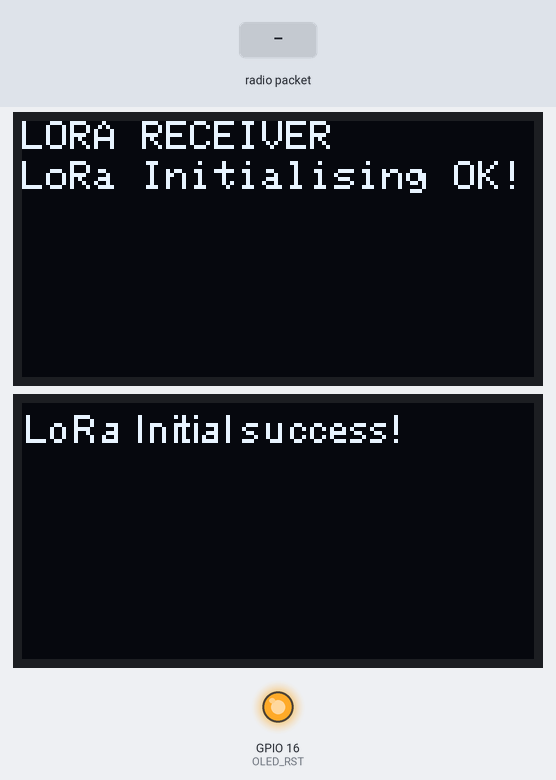
The sketch below on a simulated ESP32. Shown: 2 × 128×64 one-colour display, output pins drawn as LEDs (lit = HIGH). The test bench sets the inputs (shaded band). What the sketch prints to the serial monitor is not drawn.

Above: at 1.6 s.
1.7 s: radio packet "1" arrives
At 4.5 s:
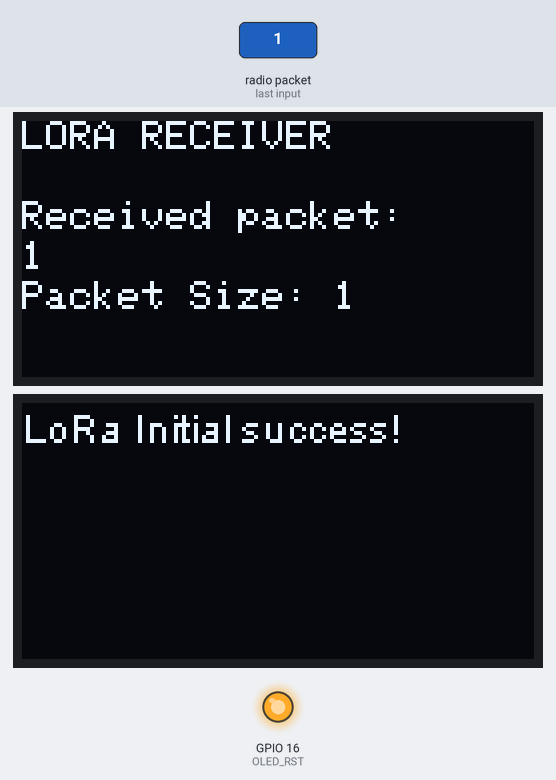
4.7 s: radio packet "0" arrives
At 7.5 s:
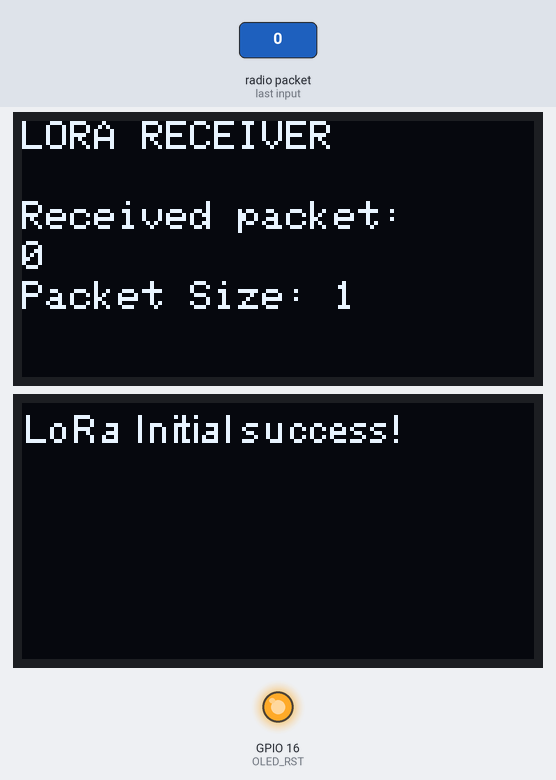
7.7 s: radio packet "2" arrives
Timing chart, 0 to 10.7 s (numbered marks = the images above; inputs shaded):
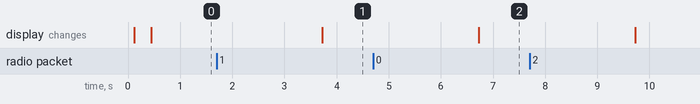

Measured:
- after the input at 1.7 s, the display: changes after 2.0 s (image 1)
- after the input at 4.7 s, the display: changes after 2.0 s (image 2)

The sketch:

loraesp32Rec.ino
```cpp
#include <SPI.h>
#include <heltec.h>
#include <Wire.h>
#include <Adafruit_GFX.h>
#include <Adafruit_SSD1306.h>

//LoRa Pins
#define SCK 5
#define MISO 19
#define MOSI 27
#define SS 18
#define RST 14
#define DIO0 26

#define BAND 868E6

//OLED pins
#define OLED_SDA 4
#define OLED_SCL 15
#define OLED_RST 16
#define SCREEN_WIDTH 128
#define SCREEN_HEIGHT 64

Adafruit_SSD1306 display(SCREEN_WIDTH, SCREEN_HEIGHT, &Wire, OLED_RST);

String LoRaData;

void setup(){
    pinMode(OLED_RST, OUTPUT);
    digitalWrite(OLED_RST, LOW);
    delay(20);
    digitalWrite(OLED_RST, HIGH);

    //initialize OLED
    Wire.begin(OLED_SDA, OLED_SCL);
    if(!display.begin(SSD1306_SWITCHCAPVCC, 0x3c, false, false)) { // Address 0x3C for 128x32
        Serial.println(F("SSD1306 allocation failed"));
        for(;;);
    }

    display.clearDisplay();
    display.setTextSize(1);
    display.setCursor(0,0);
    display.print("LORA RECEIVER ");
    display.display();

    //initialize Serial Monitor
    Serial.begin(115200);

    //SPI LoRa pins
    SPI.begin(SCK, MISO, MOSI, SS);
    //setup LoRa transceiver module
    //LoRa.setPins(SS, RST, DIO0);

    Heltec.begin(true , true , true , true , BAND);

    LoRa.setSpreadingFactor(7);
    LoRa.setSignalBandwidth(125E3);
    LoRa.setCodingRate4(5);
    LoRa.setPreambleLength(8);
    //LoRa.disableCrc();
    LoRa.setSyncWord(0x12);

    Serial.println("LoRa Initialising OK!");
    display.setCursor(0,10);
    display.println("LoRa Initialising OK!");
    display.display();
}

void loop() {
    int packetSize = LoRa.parsePacket();
    delay(1);
    if(packetSize){
        while (LoRa.available()) {
            LoRaData = LoRa.readString();
            Serial.println(LoRaData);
        }
        delay(1000);
        display.clearDisplay();
        display.setCursor(0,0);
        display.print("LORA RECEIVER");
        display.setCursor(0,20);
        display.print("Received packet:");
        display.setCursor(0,30);
        display.print(LoRaData);
        display.setCursor(0,40);
        display.print("Packet Size: ");
        display.print(packetSize);
        display.display();
    }
}
```
